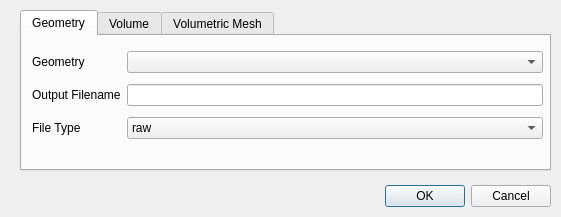
<?xml version="1.0" encoding="UTF-8"?>
<ui version="4.0">
 <class>SaveFileDialog</class>
 <widget class="QDialog" name="SaveFileDialog">
  <property name="geometry">
   <rect>
    <x>0</x>
    <y>0</y>
    <width>561</width>
    <height>217</height>
   </rect>
  </property>
  <property name="windowTitle">
   <string>Save Data</string>
  </property>
  <widget class="QDialogButtonBox" name="buttonBox">
   <property name="geometry">
    <rect>
     <x>40</x>
     <y>180</y>
     <width>511</width>
     <height>32</height>
    </rect>
   </property>
   <property name="orientation">
    <enum>Qt::Horizontal</enum>
   </property>
   <property name="standardButtons">
    <set>QDialogButtonBox::Cancel|QDialogButtonBox::Ok</set>
   </property>
  </widget>
  <widget class="QTabWidget" name="tabWidget">
   <property name="enabled">
    <bool>true</bool>
   </property>
   <property name="geometry">
    <rect>
     <x>20</x>
     <y>10</y>
     <width>531</width>
     <height>161</height>
    </rect>
   </property>
   <property name="currentIndex">
    <number>0</number>
   </property>
   <widget class="QWidget" name="GeometryTab">
    <attribute name="title">
     <string>Geometry</string>
    </attribute>
    <widget class="QWidget" name="gridLayoutWidget">
     <property name="geometry">
      <rect>
       <x>10</x>
       <y>10</y>
       <width>511</width>
       <height>101</height>
      </rect>
     </property>
     <layout class="QGridLayout" name="gridLayout">
      <item row="0" column="1">
       <widget class="QComboBox" name="GeometryList"/>
      </item>
      <item row="0" column="0">
       <widget class="QLabel" name="label_2">
        <property name="text">
         <string>Geometry</string>
        </property>
       </widget>
      </item>
      <item row="1" column="1">
       <widget class="QLineEdit" name="outputFileEdit"/>
      </item>
      <item row="1" column="0">
       <widget class="QLabel" name="label_3">
        <property name="text">
         <string>Output Filename</string>
        </property>
       </widget>
      </item>
      <item row="2" column="0">
       <widget class="QLabel" name="label_4">
        <property name="enabled">
         <bool>true</bool>
        </property>
        <property name="text">
         <string>File Type</string>
        </property>
       </widget>
      </item>
      <item row="2" column="1">
       <widget class="QComboBox" name="fileTypeComboBox">
        <property name="enabled">
         <bool>true</bool>
        </property>
        <item>
         <property name="text">
          <string>raw</string>
         </property>
        </item>
        <item>
         <property name="text">
          <string>rawn</string>
         </property>
        </item>
        <item>
         <property name="text">
          <string>rawc</string>
         </property>
        </item>
        <item>
         <property name="text">
          <string>rawnc</string>
         </property>
        </item>
       </widget>
      </item>
     </layout>
    </widget>
   </widget>
   <widget class="QWidget" name="VolumeTab">
    <attribute name="title">
     <string>Volume</string>
    </attribute>
    <widget class="QWidget" name="gridLayoutWidget_2">
     <property name="geometry">
      <rect>
       <x>10</x>
       <y>10</y>
       <width>511</width>
       <height>101</height>
      </rect>
     </property>
     <layout class="QGridLayout" name="gridLayout_2">
      <item row="0" column="1">
       <widget class="QComboBox" name="VolumeList"/>
      </item>
      <item row="0" column="0">
       <widget class="QLabel" name="label_5">
        <property name="text">
         <string>Volume</string>
        </property>
       </widget>
      </item>
      <item row="1" column="1">
       <widget class="QLineEdit" name="volOutputFileEdit"/>
      </item>
      <item row="1" column="0">
       <widget class="QLabel" name="label_6">
        <property name="text">
         <string>Output Filename</string>
        </property>
       </widget>
      </item>
      <item row="2" column="0">
       <widget class="QLabel" name="label_7">
        <property name="text">
         <string>File Type</string>
        </property>
       </widget>
      </item>
      <item row="2" column="1">
       <widget class="QComboBox" name="volFileTypeComboBox">
        <item>
         <property name="text">
          <string>cvc</string>
         </property>
        </item>
        <item>
         <property name="text">
          <string>rawiv</string>
         </property>
        </item>
        <item>
         <property name="text">
          <string>mrc</string>
         </property>
        </item>
       </widget>
      </item>
     </layout>
    </widget>
   </widget>
   <widget class="QWidget" name="MeshTab">
    <property name="enabled">
     <bool>true</bool>
    </property>
    <attribute name="title">
     <string>Volumetric Mesh</string>
    </attribute>
    <widget class="QWidget" name="gridLayoutWidget_5">
     <property name="geometry">
      <rect>
       <x>10</x>
       <y>10</y>
       <width>511</width>
       <height>101</height>
      </rect>
     </property>
     <layout class="QGridLayout" name="gridLayout_5">
      <item row="0" column="1">
       <widget class="QComboBox" name="meshList"/>
      </item>
      <item row="0" column="0">
       <widget class="QLabel" name="label_14">
        <property name="text">
         <string>Mesh</string>
        </property>
       </widget>
      </item>
      <item row="1" column="1">
       <widget class="QLineEdit" name="meshOutputFileEdit"/>
      </item>
      <item row="1" column="0">
       <widget class="QLabel" name="label_15">
        <property name="text">
         <string>Output Filename</string>
        </property>
       </widget>
      </item>
      <item row="2" column="1">
       <widget class="QComboBox" name="meshFileTypeComboBox">
        <property name="enabled">
         <bool>false</bool>
        </property>
        <item>
         <property name="text">
          <string>rawhs (raw hex signed)</string>
         </property>
        </item>
        <item>
         <property name="text">
          <string>rawh (raw hex)</string>
         </property>
        </item>
       </widget>
      </item>
      <item row="2" column="0">
       <widget class="QLabel" name="label_16">
        <property name="enabled">
         <bool>false</bool>
        </property>
        <property name="text">
         <string>File Type</string>
        </property>
       </widget>
      </item>
     </layout>
    </widget>
   </widget>
  </widget>
 </widget>
 <resources/>
 <connections>
  <connection>
   <sender>buttonBox</sender>
   <signal>accepted()</signal>
   <receiver>SaveFileDialog</receiver>
   <slot>accept()</slot>
   <hints>
    <hint type="sourcelabel">
     <x>248</x>
     <y>254</y>
    </hint>
    <hint type="destinationlabel">
     <x>157</x>
     <y>274</y>
    </hint>
   </hints>
  </connection>
  <connection>
   <sender>buttonBox</sender>
   <signal>rejected()</signal>
   <receiver>SaveFileDialog</receiver>
   <slot>reject()</slot>
   <hints>
    <hint type="sourcelabel">
     <x>316</x>
     <y>260</y>
    </hint>
    <hint type="destinationlabel">
     <x>286</x>
     <y>274</y>
    </hint>
   </hints>
  </connection>
 </connections>
</ui>
